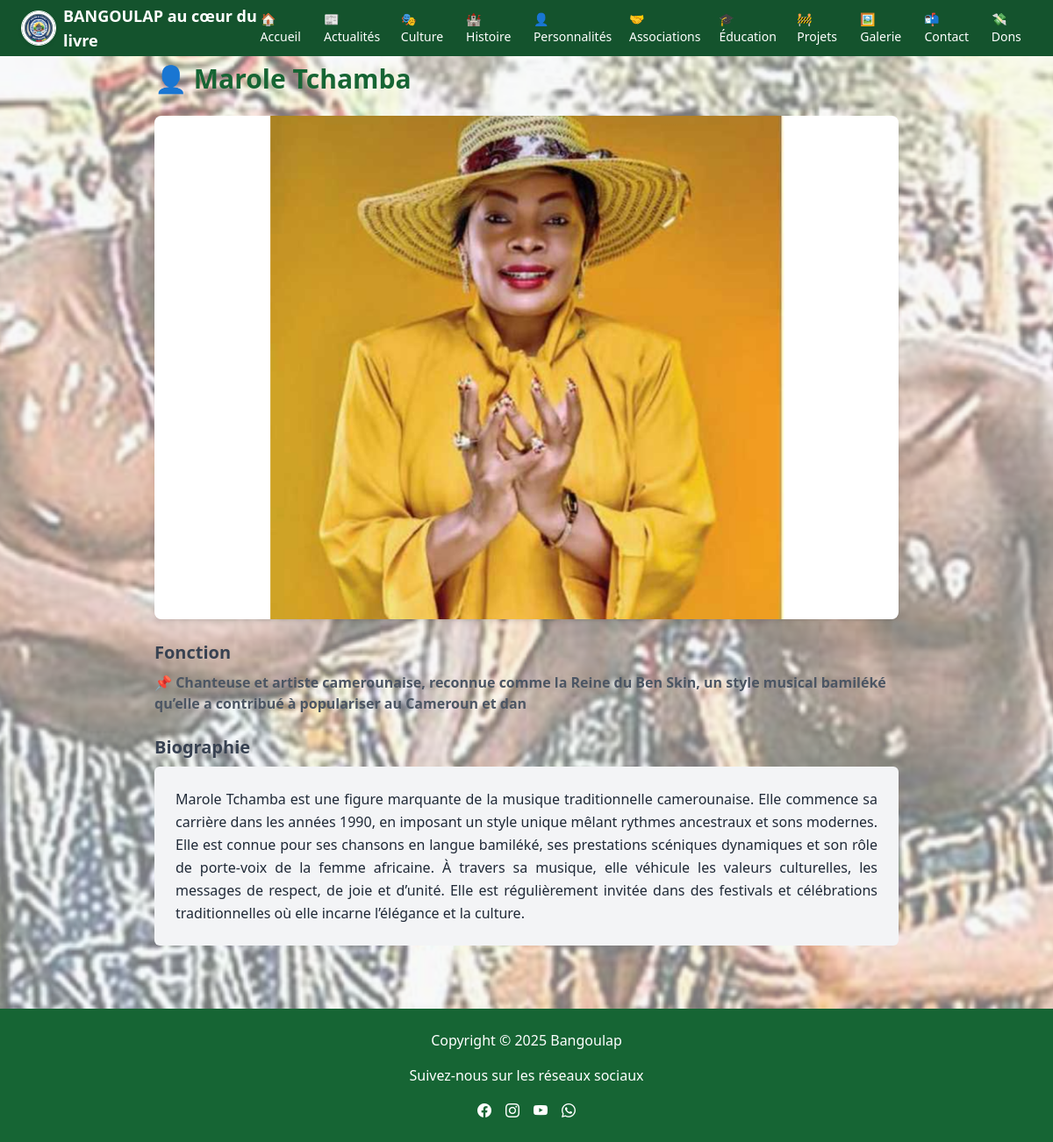
The page /personnalites/Artiste/ on the database its author committed.
### personnalites/models.py (models this page shows, shortened)
class Personnalite(models.Model):
    nom = models.CharField(max_length=100)
    slug = models.SlugField(unique=True, default='inconnu')
    photo = models.ImageField(upload_to='personnalites/')
    fonction = models.CharField(max_length=150)
    biographie = models.TextField()

### personnalites/views.py (the view)
# urls.py: path('<slug:slug>/', views.detail_personnalite, name='detail'),
def detail_personnalite(request, slug):
    personne = get_object_or_404(Personnalite, slug=slug)
    return render(request, 'personnalites/detail_personnalite.html', {'personne': personne})

### personnalites/templates/personnalites/detail_personnalite.html (shortened to what this page needs)
{% extends 'base.html' %}
{% load static %}
{% block content %}
<section class="max-w-4xl mx-auto px-6 py-10">
    <h1 class="text-3xl font-bold text-green-800 mb-6">👤 {{ personne.nom }}</h1>
    {% if personne.photo %}
        <img src="{{ personne.photo.url }}" alt="{{ personne.nom }}" class="w-full rounded-lg shadow-md mb-6">
    {% else %}
        <p class="text-red-600 font-semibold mb-6">Aucune photo disponible pour cette personnalité.</p>
    {% endif %}
    <h2 class="text-xl font-semibold text-gray-700 mb-2">Fonction</h2>
    <B><p class="mb-4 text-gray-600">📌 {{ personne.fonction }}</p></B>
    <h2 class="text-xl font-semibold text-gray-700 mb-2">Biographie</h2>
    <div class="bg-gray-100 p-6 rounded text-justify leading-relaxed text-gray-800">
        {{ personne.biographie }}
    </div>
</section>
{% endblock %}

### rows shown on the page
Personnalite: nom "Marole Tchamba", photo (picture), fonction "Chanteuse et artiste camerounaise, reconnue comme la Reine du Ben Skin, un style musical bamiléké qu’elle a contribué à populariser au Cameroun et dan", biographie "Marole Tchamba est une figure marquante de la musique traditionnelle camerounaise. Elle commence sa carrière dans les années 1990, en imposant un style unique mêlant rythmes ancestraux et sons modernes. Elle est connue pour ses chansons en langue bamiléké, ses prestations scéniques dynamiques et son rôle de porte-voix de la femme africaine. À travers sa musique, elle véhicule les valeurs culturelles, les messages de respect, de joie et d’unité. Elle est régulièrement invitée dans des festivals et célébrations traditionnelles où elle incarne l’élégance et la culture."
